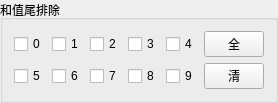
            <widget class="QGroupBox" name="groupBox_10">
             <property name="title">
              <string>和值尾排除</string>
             </property>
             <layout class="QVBoxLayout" name="verticalLayout_17">
              <item>
               <layout class="QVBoxLayout" name="verticalLayout_18">
                <item>
                 <layout class="QHBoxLayout" name="horizontalLayout_18">
                  <item>
                   <widget class="QCheckBox" name="checkBox_98">
                    <property name="text">
                     <string>0</string>
                    </property>
                   </widget>
                  </item>
                  <item>
                   <widget class="QCheckBox" name="checkBox_99">
                    <property name="text">
                     <string>1</string>
                    </property>
                   </widget>
                  </item>
                  <item>
                   <widget class="QCheckBox" name="checkBox_100">
                    <property name="text">
                     <string>2</string>
                    </property>
                   </widget>
                  </item>
                  <item>
                   <widget class="QCheckBox" name="checkBox_101">
                    <property name="text">
                     <string>3</string>
                    </property>
                   </widget>
                  </item>
                  <item>
                   <widget class="QCheckBox" name="checkBox_102">
                    <property name="text">
                     <string>4</string>
                    </property>
                   </widget>
                  </item>
                  <item>
                   <widget class="QPushButton" name="pushButton_23">
                    <property name="minimumSize">
                     <size>
                      <width>30</width>
                      <height>0</height>
                     </size>
                    </property>
                    <property name="maximumSize">
                     <size>
                      <width>60</width>
                      <height>16777215</height>
                     </size>
                    </property>
                    <property name="text">
                     <string>全</string>
                    </property>
                   </widget>
                  </item>
                 </layout>
                </item>
                <item>
                 <layout class="QHBoxLayout" name="horizontalLayout_19">
                  <item>
                   <widget class="QCheckBox" name="checkBox_103">
                    <property name="text">
                     <string>5</string>
                    </property>
                   </widget>
                  </item>
                  <item>
                   <widget class="QCheckBox" name="checkBox_104">
                    <property name="text">
                     <string>6</string>
                    </property>
                   </widget>
                  </item>
                  <item>
                   <widget class="QCheckBox" name="checkBox_105">
                    <property name="text">
                     <string>7</string>
                    </property>
                   </widget>
                  </item>
                  <item>
                   <widget class="QCheckBox" name="checkBox_106">
                    <property name="text">
                     <string>8</string>
                    </property>
                   </widget>
                  </item>
                  <item>
                   <widget class="QCheckBox" name="checkBox_107">
                    <property name="text">
                     <string>9</string>
                    </property>
                   </widget>
                  </item>
                  <item>
                   <widget class="QPushButton" name="pushButton_24">
                    <property name="minimumSize">
                     <size>
                      <width>30</width>
                      <height>0</height>
                     </size>
                    </property>
                    <property name="maximumSize">
                     <size>
                      <width>60</width>
                      <height>16777215</height>
                     </size>
                    </property>
                    <property name="text">
                     <string>清</string>
                    </property>
                   </widget>
                  </item>
                 </layout>
                </item>
               </layout>
              </item>
             </layout>
            </widget>
